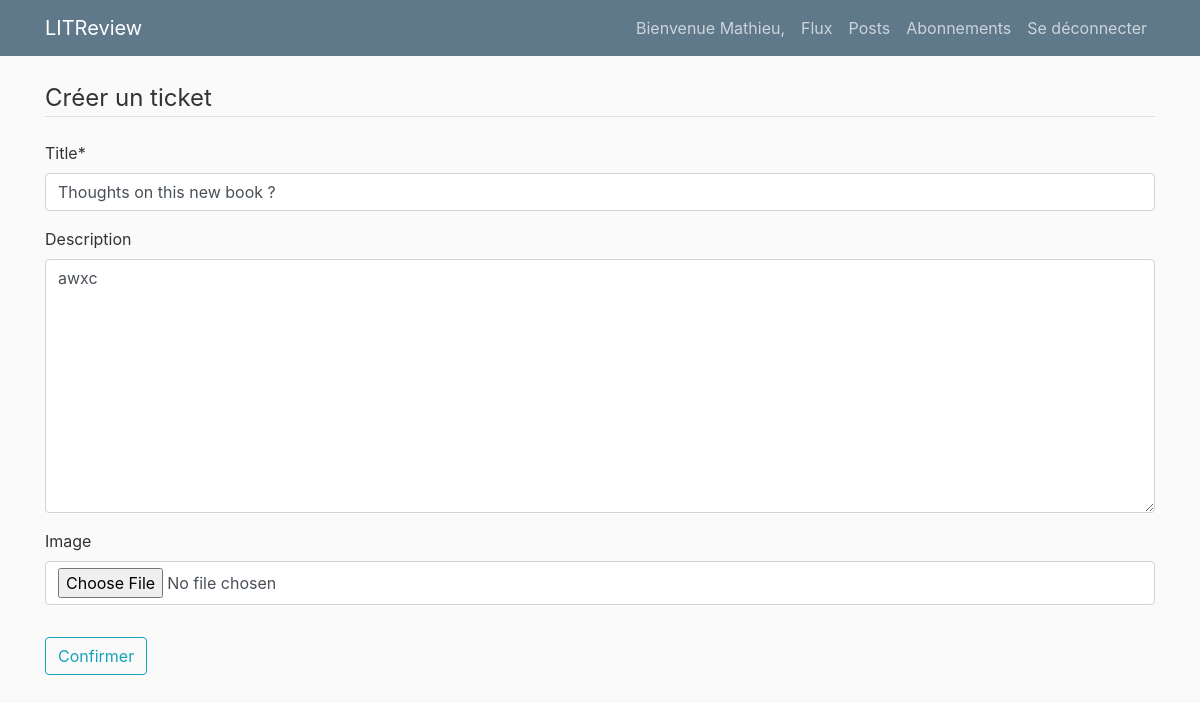
Page /ticket/13/update/ (signed in) on the earlier database version.
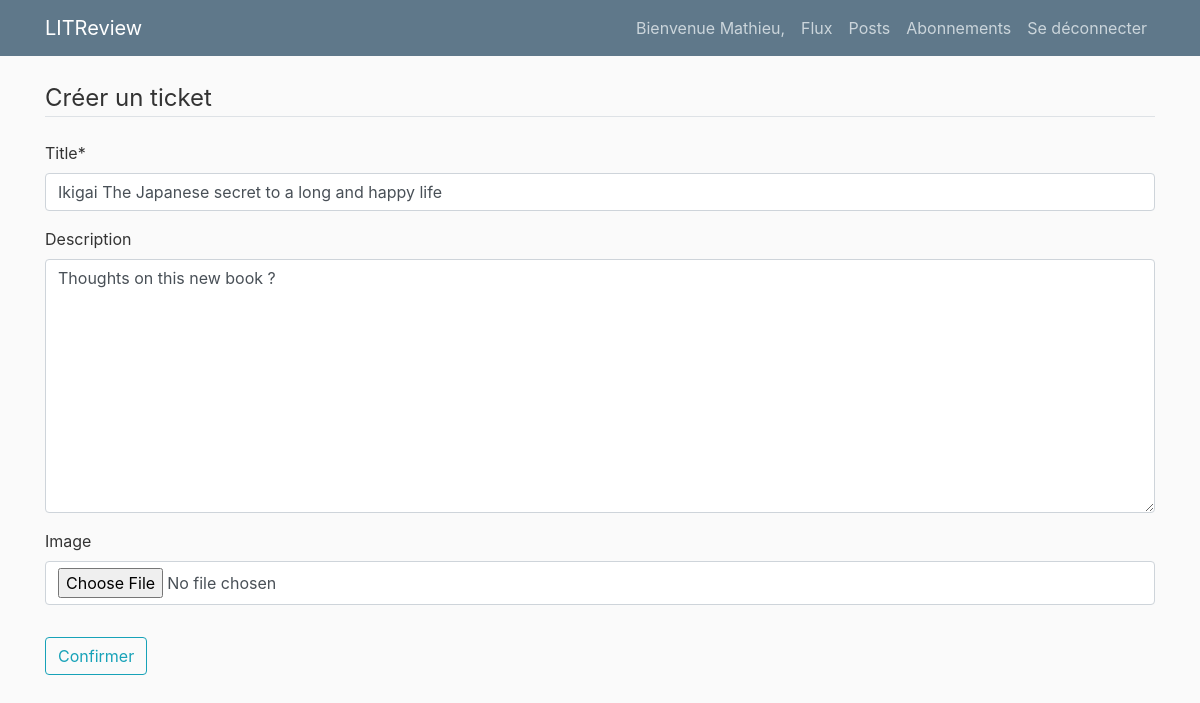
Same page on the later database version.
### pages/models.py (models this page shows, shortened)
class Ticket(models.Model):
    title = models.CharField(max_length=128)
    description = models.TextField(max_length=2048, blank=True)
    user = models.ForeignKey(
        to=settings.AUTH_USER_MODEL, on_delete=models.CASCADE)
    image = models.ImageField(null=True, blank=True)
    time_created = models.DateTimeField(auto_now_add=True)
    class Meta:
        ordering = ["-time_created"]

### pages/views.py (the view, shortened to what this page needs)
# urls.py: path("ticket/<int:pk>/update/", TicketUpdateView.as_view(), name="ticket-update"),
class TicketUpdateView(LoginRequiredMixin, UserPassesTestMixin, UpdateView):
    model = Ticket
    fields = ["title", "description", "image"]
    template_name = "tickets/ticket_form.html"
    def test_func(self):
        ticket = self.get_object()
        if self.request.user == ticket.user:
            return True
        return False

### templates/tickets/ticket_form.html (shortened to what this page needs)
{% extends "base.html" %}
{% load crispy_forms_tags %}
{% block content %}
<div class="content-section">
    <form method="POST">
        <fieldset class="form-group">
            <legend class="border-bottom mb-4">Créer un ticket</legend>
            {{ form|crispy }}
        </fieldset>
        <div class="form-group">
            <button class="btn btn-outline-info" type="submit">Confirmer</button>
        </div>
    </form>
</div>
{% endblock content %}

Differences in the rows shown:
changed Ticket "Thoughts on this new book ?": title "Thoughts on this new book ?" → "Ikigai The Japanese secret to a long and happy life"; description "awxc" → "Thoughts on this new book ?"
